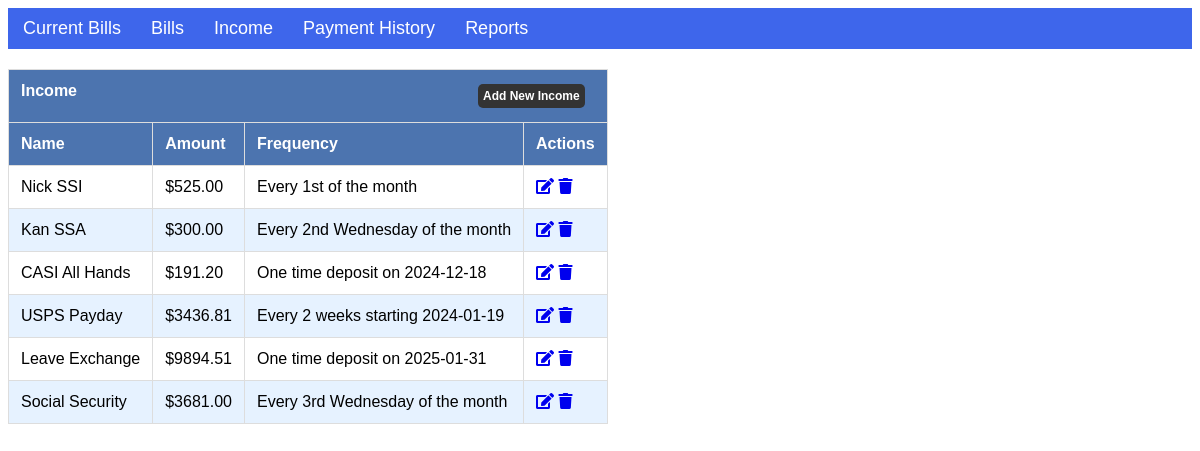
Page /income on the committed database.
### app.py (models this page shows)
class Income(db.Model):
    id = db.Column(db.Integer, primary_key=True)
    name = db.Column(db.String(100), nullable=False)
    amount = db.Column(db.Float, nullable=False)
    frequency = db.Column(db.String(100), nullable=False)

### app.py (the view)
@app.route('/income')
def income():
    bills = Bill.query.all()
    incomes = Income.query.all()
    bills_list = list(bills)
    bills_list.sort(key=lambda x: datetime.strptime(x.due_date, '%d'))
    return render_template('list_income.html', bills=bills_list, incomes=incomes)

### templates/list_income.html (shortened to what this page needs)
<!DOCTYPE html>
<html lang="en">
<head>
    <link rel="stylesheet" type="text/css" href="{{ url_for('static', filename='css/style.css') }}">
    <link rel="stylesheet" href="https://cdnjs.cloudflare.com/ajax/libs/font-awesome/5.15.3/css/all.min.css">
</head>
<body>
    {% extends "base.html" %}
    {% block content %}
        <table id="income-table">
            <tr>
                <th colspan="4">Income
                    <div class="nav-buttons">
                        <a href="{{ url_for('add_income') }}" class="nav-btn">Add New Income</a>
                    </div>
                </th>
            </tr>
            <tr>
                <th>Name</th>
                <th>Amount</th>
                <th>Frequency</th>
                <th>Actions</th>
            </tr>
            {% for income in incomes %}
            <tr>
                <td>{{ income.name }}</td>
                <td>${{ "%.2f"|format(income.amount) }}</td>
                <td>{{ income.frequency }}</td>
                <td>
                    <a href="{{ url_for('edit_income', id=income.id) }}"><i class="fas fa-edit"></i></a>
                    <a href="{{ url_for('delete_income', id=income.id) }}"><i class="fas fa-trash"></i></a>
                </td>
            </tr>
            {% endfor %}
        </table>
    {% endblock %}

### static/css/style.css (style rules this page uses)
body { font-family: Arial, sans-serif; }
table { width: fit-content; max-width: 80%; border-collapse: collapse; margin-top: 20px; }
th, td { padding: 12px; text-align: left; border: 1px solid #ddd; }
th { background-color: #4c74af; color: white; }
tr:nth-child(even) { background-color: #e6f2ff; }
.nav-buttons { margin: 2px 0; float: right; text-align: center; }
.nav-btn { display: inline-block; padding: 5px 5px; background-color: #333; color: white; text-decoration: none; border-radius: 5px; margin: 0 10px; font-size: 12px; }

### rows in the picture
Income: name "Nick SSI", amount "525.00", frequency "Every 1st of the month"
Income: name "Kan SSA", amount "300.00", frequency "Every 2nd Wednesday of the month"
Income: name "CASI All Hands", amount "191.20", frequency "One time deposit on 2024-12-18"
Income: name "USPS Payday", amount "3436.81", frequency "Every 2 weeks starting 2024-01-19"
Income: name "Leave Exchange", amount "9894.51", frequency "One time deposit on 2025-01-31"
Income: name "Social Security", amount "3681.00", frequency "Every 3rd Wednesday of the month"
